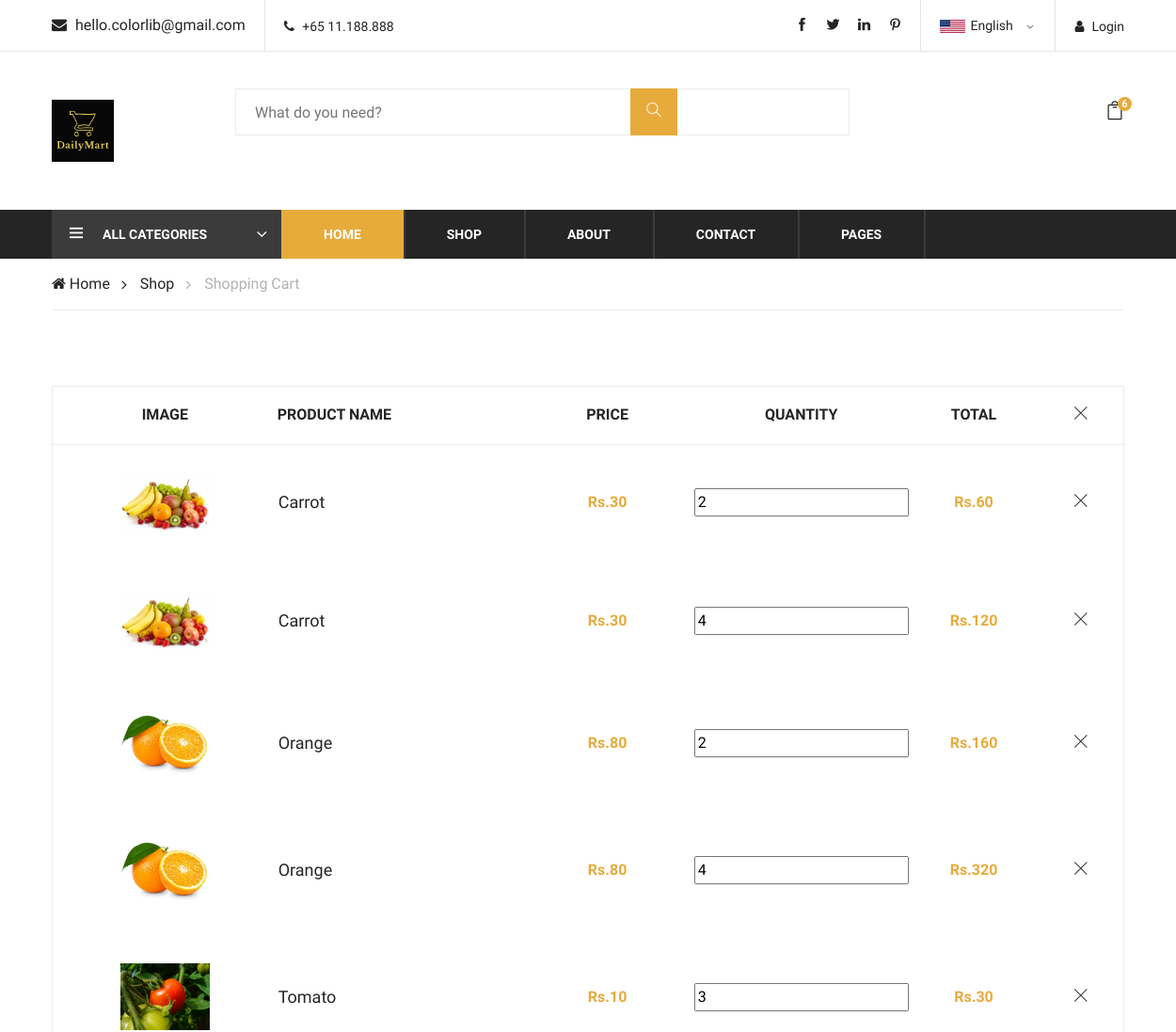
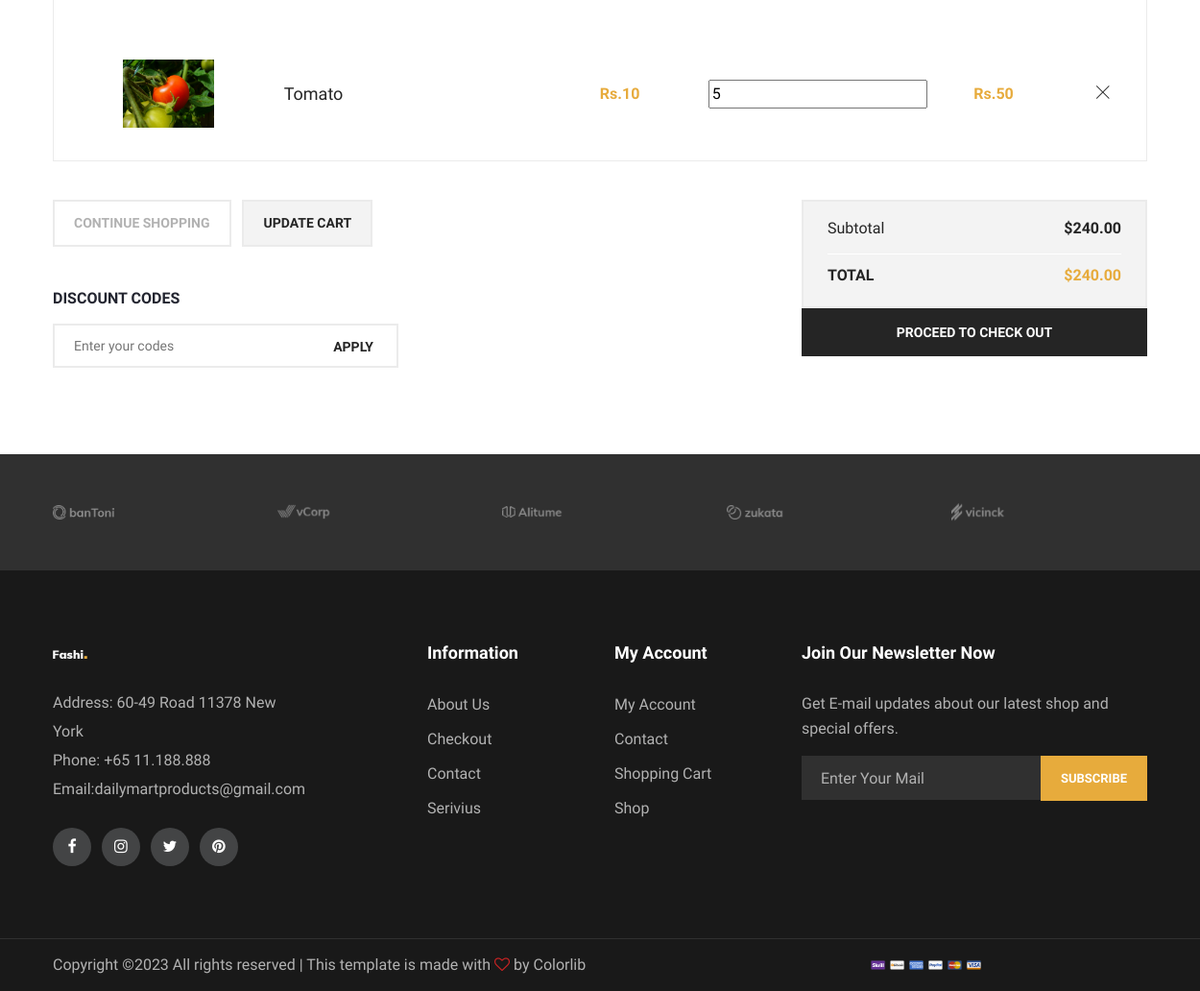
Screenshot of /UserApp/usercart/ (signed in) with the database file from the repository (2 pictures, top to bottom).
### UserApp/models.py (models this page shows)
class Cart(models.Model):
    userid=models.ForeignKey(Registerb, on_delete=models.CASCADE)
    productid=models.ForeignKey(Productdb, on_delete=models.CASCADE)
    status=models.IntegerField()
    quantity=models.IntegerField()
    total=models.IntegerField()

### dailymartapp/models.py (models this page shows)
class Productdb(models.Model):
    pr_name=models.CharField(max_length=200)
    pr_price=models.IntegerField()
    pr_weight=models.IntegerField()
    pr_image=models.FileField()
    categories=models.CharField(max_length=200)

### UserApp/views.py (the view)
# urls.py: path('usercart/',views.usercart,name='usercart'),
def usercart(request):
    userid=request.session.get('uid')
    data=Cart.objects.filter(userid=userid,status=0)
    cartcount=Cart.objects.all().count()
    return render(request,"cart.html",{"data":data,"cartcount":cartcount})

### UserApp/templates/cart.html (shortened to what this page needs)
{% extends 'userindex.html' %}
{% load static %}
{% block content %}
    <div class="breacrumb-section">
        <div class="container">
            <div class="row">
                <div class="col-lg-12">
                    <div class="breadcrumb-text product-more">
                        <a href="./home.html"><i class="fa fa-home"></i> Home</a>
                        <a href="./shop.html">Shop</a>
                        <span>Shopping Cart</span>
                    </div>
                </div>
            </div>
        </div>
    </div>
    <section class="shopping-cart spad">
        <div class="container">
            <div class="row">
                <div class="col-lg-12">
                    <div class="cart-table">
                        <table>
                            <thead>
                                <tr>
                                    <th>Image</th>
                                    <th class="p-name">Product Name</th>
                                    <th>Price</th>
                                    <th>Quantity</th>
                                    <th>Total</th>
                                    <th><i class="ti-close"></i></th>
                                </tr>
                            </thead>
                            <tbody>
                                {% for i in data %}
                                <tr>
                                    <td class="cart-pic first-row"><img src="{{i.productid.pr_image.url}}" alt=""></td>
                                    <td class="cart-title first-row">
                                        <h5>{{i.productid.pr_name}}</h5>
                                    </td>
                                    <td class="p-price first-row" id="">Rs.{{i.productid.pr_price}}</td>
                                    <td class="qua-col first-row">
                                                <input type="number" class="quan" value="{{i.quantity}}">
                                    </td>
                                    <td class="total-price first-row">Rs.{{i.total}}</td>
                                    <td class="close-td first-row"><i class="ti-close"></i></td>
                                </tr>
                                {% endfor %}
                            </tbody>
                        </table>
                    </div>
                    <div class="row">
                        <div class="col-lg-4">
                            <div class="cart-buttons">
                                <a href="#" class="primary-btn continue-shop">Continue shopping</a>
                                <a href="#" class="primary-btn up-cart">Update cart</a>
                            </div>
                            <div class="discount-coupon">
                                <h6>Discount Codes</h6>
                                <form action="#" class="coupon-form">
                                    <input type="text" placeholder="Enter your codes">
                                    <button type="submit" class="site-btn coupon-btn">Apply</button>
                                </form>
                            </div>
                        </div>
                        <div class="col-lg-4 offset-lg-4">
                            <div class="proceed-checkout">
                                <ul>
                                    <li class="subtotal">Subtotal <span>$240.00</span></li>
                                    <li class="cart-total">Total <span>$240.00</span></li>
                                </ul>
                                <a href="#" class="proceed-btn">PROCEED TO CHECK OUT</a>
                            </div>
                        </div>
                    </div>
                </div>
            </div>
        </div>
    </section>
    <div class="partner-logo">
        <div class="container">
            <div class="logo-carousel owl-carousel">
                <div class="logo-item">
                    <div class="tablecell-inner">
                        <img src="{% static 'styles/img/logo-carousel/logo-1.png' %}" alt="">
                    </div>
                </div>
                <div class="logo-item">
                    <div class="tablecell-inner">
                        <img src="{% static 'styles/img/logo-carousel/logo-2.png' %}" alt="">
                    </div>
                </div>
                <div class="logo-item">
                    <div class="tablecell-inner">
                        <img src="{% static 'styles/img/logo-carousel/logo-3.png' %}" alt="">
                    </div>
                </div>
                <div class="logo-item">
                    <div class="tablecell-inner">
                        <img src="{% static 'styles/img/logo-carousel/logo-4.png' %}" alt="">
                    </div>
                </div>
                <div class="logo-item">
                    <div class="tablecell-inner">
                        <img src="{% static 'styles/img/logo-carousel/logo-5.png' %}" alt="">
                    </div>
                </div>
            </div>
        </div>
    </div>
    {% endblock %}

### UserApp/templates/userindex.html (shortened to what this page needs)
{% load static %}
<!DOCTYPE html>
<html lang="zxx">
<head>
    <link rel="stylesheet" href="{% static 'styles/css/bootstrap.min.css' %}" type="text/css">
    <link rel="stylesheet" href="{% static 'styles/css/font-awesome.min.css' %}" type="text/css">
    <link rel="stylesheet" href="{% static 'styles/css/themify-icons.css' %}" type="text/css">
    <link rel="stylesheet" href="{% static 'styles/css/elegant-icons.css' %}" type="text/css">
    <link rel="stylesheet" href="{% static 'styles/css/owl.carousel.min.css' %}" type="text/css">
    <link rel="stylesheet" href="{% static 'styles/css/nice-select.css' %}" type="text/css">
    <link rel="stylesheet" href="{% static 'styles/css/jquery-ui.min.css' %}" type="text/css">
    <link rel="stylesheet" href="{% static 'styles/css/slicknav.min.css' %}" type="text/css">
    <link rel="stylesheet" href="{% static 'styles/css/style.css' %}" type="text/css">
</head>
<body>
    <header class="header-section">
        <div class="header-top">
            <div class="container">
                <div class="ht-left">
                    <div class="mail-service">
                        <i class=" fa fa-envelope"></i>
                        hello.colorlib@gmail.com
                    </div>
                    <div class="phone-service">
                        <i class=" fa fa-phone"></i>
                        +65 11.188.888
                    </div>
                </div>
                <div class="ht-right">
                    <a href="#" class="login-panel"><i class="fa fa-user"></i>Login</a>
                    <div class="lan-selector">
                    </div>
                    <div class="top-social">
                        <a href="#"><i class="ti-facebook"></i></a>
                        <a href="#"><i class="ti-twitter-alt"></i></a>
                        <a href="#"><i class="ti-linkedin"></i></a>
                        <a href="#"><i class="ti-pinterest"></i></a>
                    </div>
                </div>
            </div>
        </div>
        <div class="container">
            <div class="inner-header">
                <div class="row">
                    <div class="col-lg-2 col-md-2">
                        <div class="logo">
                            <a href="./index.html">
                                <img src="{% static 'styles/img/logo.jpg' %} " alt="">
                            </a>
                        </div>
                    </div>
                    <div class="col-lg-7 col-md-7">
                        <div class="advanced-search">
                            <div class="input-group">
                                <input type="text" placeholder="What do you need?">
                                <button type="button"><i class="ti-search"></i></button>
                            </div>
                        </div>
                    </div>
                    <div class="col-lg-3 text-right col-md-3">
                        <ul class="nav-right">
                            <li class="cart-icon">
                                <a href="#">
                                    <i class="icon_bag_alt"></i>
                                    <span>{{cartcount}}</span>
                                </a>
                            </li>
                        </ul>
                    </div>
                </div>
            </div>
        </div>
        <div class="nav-item">
            <div class="container">
                <div class="nav-depart">
                    <div class="depart-btn">
                        <i class="ti-menu"></i>
                        <span>All Categories</span>
                    </div>
                </div>
                <nav class="nav-menu mobile-menu">
                    <ul>
                        <li class="active"><a href="{% url 'userindex' %}">Home</a></li>
                        <li><a href="{% url 'usershop' cat="all" %}">Shop</a></li>
                        <li><a href="{% url 'userabout' %}">About</a></li>
                        <li><a href="{% url 'usercontact' %}">Contact</a></li>
                        <li><a href="#">Pages</a>
                        </li>
                    </ul>
                </nav>
            </div>
        </div>
    </header>
    {% block content %}{% endblock %}
    <footer class="footer-section">
        <div class="container">
            <div class="row">
                <div class="col-lg-3">
                    <div class="footer-left">
                        <div class="footer-logo">
                            <a href="#"><img src="{% static 'styles/img/footer-logo.png' %}" alt=""></a>
                        </div>
                        <ul>
                            <li>Address: 60-49 Road 11378 New York</li>
                            <li>Phone: +65 11.188.888</li>
                            <li>Email:dailymartproducts@gmail.com</li>
                        </ul>
                        <div class="footer-social">
                            <a href="#"><i class="fa fa-facebook"></i></a>
                            <a href="#"><i class="fa fa-instagram"></i></a>
                            <a href="#"><i class="fa fa-twitter"></i></a>
                            <a href="#"><i class="fa fa-pinterest"></i></a>
                        </div>
                    </div>
                </div>
                <div class="col-lg-2 offset-lg-1">
                    <div class="footer-widget">
                        <h5>Information</h5>
                        <ul>
                            <li><a href="#">About Us</a></li>
                            <li><a href="#">Checkout</a></li>
                            <li><a href="#">Contact</a></li>
                            <li><a href="#">Serivius</a></li>
                        </ul>
                    </div>
                </div>
                <div class="col-lg-2">
                    <div class="footer-widget">
                        <h5>My Account</h5>
                        <ul>
                            <li><a href="#">My Account</a></li>
                            <li><a href="#">Contact</a></li>
                            <li><a href="#">Shopping Cart</a></li>
                            <li><a href="#">Shop</a></li>
                        </ul>
                    </div>
                </div>
                <div class="col-lg-4">
                    <div class="newslatter-item">
                        <h5>Join Our Newsletter Now</h5>
                        <p>Get E-mail updates about our latest shop and special offers.</p>
                        <form action="#" class="subscribe-form">
                            <input type="text" placeholder="Enter Your Mail">
                            <button type="button">Subscribe</button>
                        </form>
                    </div>
                </div>
            </div>
        </div>
        <div class="copyright-reserved">
            <div class="container">
                <div class="row">
                    <div class="col-lg-12">
                        <div class="copyright-text">
Copyright &copy;<script>document.write(new Date().getFullYear());</script> All rights reserved | This template is made with <i class="fa fa-heart-o" aria-hidden="true"></i> by <a href="https://colorlib.com" target="_blank">Colorlib</a>
                        </div>
                        <div class="payment-pic">
                            <img src="{% static 'styles/img/payment-method.png' %}" alt="">
                        </div>
                    </div>
                </div>
            </div>
        </div>
    </footer>
</body>
</html>

### rows the page displays
Cart: productid.pr_image (picture), productid.pr_name "Carrot", productid.pr_price "30", quantity "2", total "60"
Cart: productid.pr_image (picture), productid.pr_name "Carrot", productid.pr_price "30", quantity "4", total "120"
Cart: productid.pr_image (picture), productid.pr_name "Orange", productid.pr_price "80", quantity "2", total "160"
Cart: productid.pr_image (picture), productid.pr_name "Orange", productid.pr_price "80", quantity "4", total "320"
Cart: productid.pr_image (picture), productid.pr_name "Tomato", productid.pr_price "10", quantity "3", total "30"
Cart: productid.pr_image (picture), productid.pr_name "Tomato", productid.pr_price "10", quantity "5", total "50"

### other values shown
{{ cartcount }} "6"
